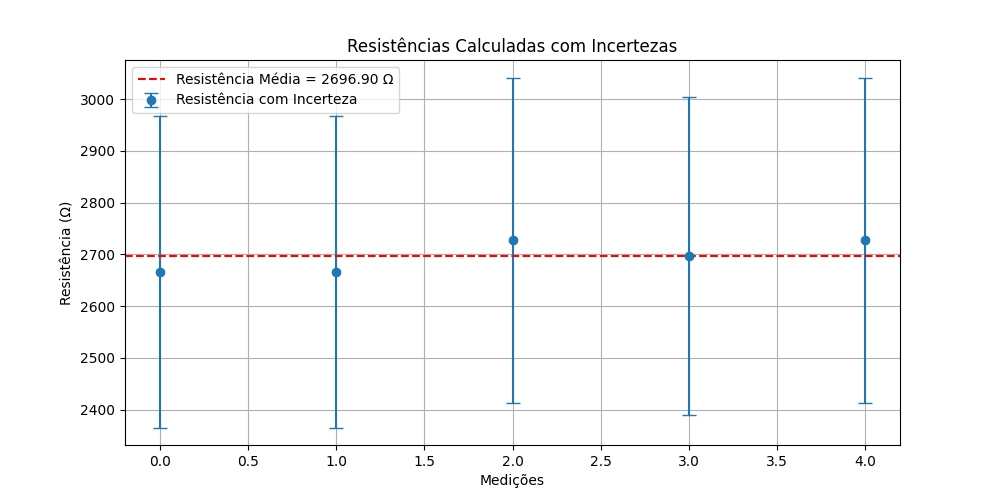

Reproduce this figure in Python.
import numpy as np
import matplotlib.pyplot as plt

# Dados fornecidos
V = 24  # Tensão em volts
correntes_mA = np.array([9.0, 9.0, 8.8, 8.9, 8.8])  # Corrente em mA
correntes_A = correntes_mA / 1000  # Convertendo corrente para amperes

# Calculando resistências individuais
resistencias = V / correntes_A

# Média das resistências
R_medio = np.mean(resistencias)

# Incerteza na tensão
u_V = 0.01  # Incerteza na tensão em volts

# Incerteza na corrente
u_I = np.sqrt((0.001)**2 + (0.02 * correntes_A)**2)

# Incerteza combinada na resistência usando a propagação de incertezas
u_R = resistencias * np.sqrt((u_V/V)**2 + (u_I/correntes_A)**2)

# Média das incertezas das resistências para uma estimativa mais geral
u_R_medio = np.mean(u_R)

# Incerteza expandida (95% de confiança, fator de cobertura k ≈ 2)
U_R = 2 * u_R_medio

# Criando gráficos
plt.figure(figsize=(10, 5))

# Gráfico das resistências individuais com barras de erro
plt.errorbar(range(len(resistencias)), resistencias, yerr=u_R, fmt='o', capsize=5, label='Resistência com Incerteza')
plt.axhline(R_medio, color='r', linestyle='--', label=f'Resistência Média = {R_medio:.2f} Ω')
plt.title('Resistências Calculadas com Incertezas')
plt.xlabel('Medições')
plt.ylabel('Resistência (Ω)')
plt.legend()
plt.grid(True)

plt.show()
